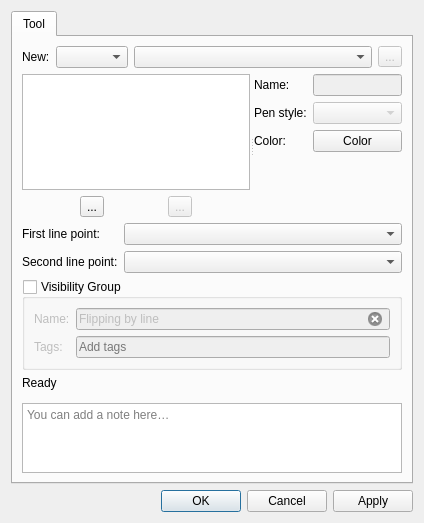
<?xml version="1.0" encoding="UTF-8"?>
<ui version="4.0">
 <class>DialogFlippingByLine</class>
 <widget class="QDialog" name="DialogFlippingByLine">
  <property name="geometry">
   <rect>
    <x>0</x>
    <y>0</y>
    <width>424</width>
    <height>523</height>
   </rect>
  </property>
  <property name="windowTitle">
   <string>Flipping by line</string>
  </property>
  <property name="windowIcon">
   <iconset resource="../../../vmisc/share/resources/icon.qrc">
    <normaloff>:/icon/64x64/icon64x64.png</normaloff>:/icon/64x64/icon64x64.png</iconset>
  </property>
  <layout class="QVBoxLayout" name="verticalLayout_2">
   <item>
    <widget class="QTabWidget" name="tabWidget">
     <property name="currentIndex">
      <number>0</number>
     </property>
     <widget class="QWidget" name="tab">
      <attribute name="title">
       <string>Tool</string>
      </attribute>
      <layout class="QVBoxLayout" name="verticalLayout_4">
       <item>
        <layout class="QHBoxLayout" name="horizontalLayout_5">
         <item>
          <widget class="QLabel" name="label_8">
           <property name="sizePolicy">
            <sizepolicy hsizetype="Preferred" vsizetype="Preferred">
             <horstretch>0</horstretch>
             <verstretch>0</verstretch>
            </sizepolicy>
           </property>
           <property name="text">
            <string>New:</string>
           </property>
          </widget>
         </item>
         <item>
          <widget class="QComboBox" name="comboBoxObjectType">
           <property name="sizePolicy">
            <sizepolicy hsizetype="Preferred" vsizetype="Fixed">
             <horstretch>0</horstretch>
             <verstretch>0</verstretch>
            </sizepolicy>
           </property>
          </widget>
         </item>
         <item>
          <widget class="QComboBox" name="comboBoxNewObject">
           <property name="sizePolicy">
            <sizepolicy hsizetype="Expanding" vsizetype="Fixed">
             <horstretch>0</horstretch>
             <verstretch>0</verstretch>
            </sizepolicy>
           </property>
          </widget>
         </item>
         <item>
          <widget class="QToolButton" name="toolButtonNewObject">
           <property name="enabled">
            <bool>false</bool>
           </property>
           <property name="text">
            <string notr="true">...</string>
           </property>
           <property name="icon">
            <iconset theme="list-add"/>
           </property>
          </widget>
         </item>
        </layout>
       </item>
       <item>
        <widget class="QSplitter" name="splitter">
         <property name="orientation">
          <enum>Qt::Orientation::Horizontal</enum>
         </property>
         <widget class="QWidget" name="layoutWidget">
          <layout class="QVBoxLayout" name="verticalLayout">
           <item>
            <widget class="QListWidget" name="listWidget"/>
           </item>
           <item>
            <layout class="QHBoxLayout" name="horizontalLayout">
             <item>
              <widget class="QToolButton" name="toolButtonBulkRename">
               <property name="text">
                <string notr="true">...</string>
               </property>
               <property name="icon">
                <iconset theme="edit-rename"/>
               </property>
              </widget>
             </item>
             <item>
              <widget class="QToolButton" name="toolButtonRemoveObject">
               <property name="enabled">
                <bool>false</bool>
               </property>
               <property name="text">
                <string notr="true">...</string>
               </property>
               <property name="icon">
                <iconset theme="edit-delete"/>
               </property>
              </widget>
             </item>
            </layout>
           </item>
          </layout>
         </widget>
         <widget class="QWidget" name="formLayoutWidget">
          <layout class="QFormLayout" name="formLayout_2">
           <item row="0" column="0">
            <widget class="QLabel" name="labelName">
             <property name="text">
              <string>Name:</string>
             </property>
            </widget>
           </item>
           <item row="0" column="1">
            <widget class="QLineEdit" name="lineEditName">
             <property name="enabled">
              <bool>false</bool>
             </property>
             <property name="clearButtonEnabled">
              <bool>true</bool>
             </property>
            </widget>
           </item>
           <item row="1" column="0">
            <widget class="QLabel" name="label_7">
             <property name="text">
              <string>Pen style:</string>
             </property>
            </widget>
           </item>
           <item row="1" column="1">
            <widget class="QComboBox" name="comboBoxPenStyle">
             <property name="enabled">
              <bool>false</bool>
             </property>
             <property name="minimumSize">
              <size>
               <width>80</width>
               <height>0</height>
              </size>
             </property>
             <property name="maximumSize">
              <size>
               <width>110</width>
               <height>16777215</height>
              </size>
             </property>
             <property name="sizeAdjustPolicy">
              <enum>QComboBox::SizeAdjustPolicy::AdjustToContents</enum>
             </property>
             <property name="iconSize">
              <size>
               <width>80</width>
               <height>14</height>
              </size>
             </property>
            </widget>
           </item>
           <item row="2" column="0">
            <widget class="QLabel" name="label_6">
             <property name="text">
              <string>Color:</string>
             </property>
            </widget>
           </item>
           <item row="2" column="1">
            <widget class="VPE::QtColorPicker" name="pushButtonColor">
             <property name="text">
              <string notr="true">Color</string>
             </property>
            </widget>
           </item>
          </layout>
         </widget>
        </widget>
       </item>
       <item>
        <layout class="QFormLayout" name="formLayout">
         <item row="0" column="0">
          <widget class="QLabel" name="labelFirstLinePoint">
           <property name="text">
            <string>First line point:</string>
           </property>
          </widget>
         </item>
         <item row="0" column="1">
          <widget class="QComboBox" name="comboBoxFirstLinePoint"/>
         </item>
         <item row="1" column="0">
          <widget class="QLabel" name="labelSecondLinePoint">
           <property name="text">
            <string>Second line point:</string>
           </property>
          </widget>
         </item>
         <item row="1" column="1">
          <widget class="QComboBox" name="comboBoxSecondLinePoint"/>
         </item>
        </layout>
       </item>
       <item>
        <widget class="QGroupBox" name="groupBoxVisibilityGroup">
         <property name="toolTip">
          <string>Enable to create a visibility group from original objects</string>
         </property>
         <property name="title">
          <string>Visibility Group</string>
         </property>
         <property name="checkable">
          <bool>true</bool>
         </property>
         <property name="checked">
          <bool>false</bool>
         </property>
         <layout class="QGridLayout" name="gridLayout">
          <item row="0" column="0">
           <widget class="QLabel" name="labelGroupName">
            <property name="text">
             <string>Name:</string>
            </property>
           </widget>
          </item>
          <item row="0" column="1">
           <widget class="QLineEdit" name="lineEditVisibilityGroup">
            <property name="text">
             <string>Flipping by line</string>
            </property>
            <property name="clearButtonEnabled">
             <bool>true</bool>
            </property>
           </widget>
          </item>
          <item row="1" column="0">
           <widget class="QLabel" name="label">
            <property name="text">
             <string>Tags:</string>
            </property>
           </widget>
          </item>
          <item row="1" column="1">
           <widget class="VCompleterLineEdit" name="lineEditGroupTags">
            <property name="toolTip">
             <string>Separate each tag with comma.</string>
            </property>
            <property name="placeholderText">
             <string>Add tags</string>
            </property>
            <property name="clearButtonEnabled">
             <bool>true</bool>
            </property>
           </widget>
          </item>
         </layout>
        </widget>
       </item>
       <item>
        <widget class="QLabel" name="labelStatus">
         <property name="text">
          <string>Ready</string>
         </property>
        </widget>
       </item>
       <item>
        <layout class="QHBoxLayout" name="notesSeparatorLayout">
         <property name="leftMargin">
          <number>33</number>
         </property>
         <property name="rightMargin">
          <number>33</number>
         </property>
         <item>
          <widget class="QFrame" name="notesSeparator">
           <property name="minimumSize">
            <size>
             <width>0</width>
             <height>1</height>
            </size>
           </property>
           <property name="maximumSize">
            <size>
             <width>16777215</width>
             <height>1</height>
            </size>
           </property>
          </widget>
         </item>
        </layout>
       </item>
       <item>
        <widget class="QPlainTextEdit" name="plainTextEditToolNotes">
         <property name="placeholderText">
          <string>You can add a note here…</string>
         </property>
         <property name="maximumSize">
          <size>
           <width>16777215</width>
           <height>100</height>
          </size>
         </property>
        </widget>
       </item>
      </layout>
     </widget>
    </widget>
   </item>
   <item>
    <widget class="QDialogButtonBox" name="buttonBox">
     <property name="orientation">
      <enum>Qt::Orientation::Horizontal</enum>
     </property>
     <property name="standardButtons">
      <set>QDialogButtonBox::StandardButton::Apply|QDialogButtonBox::StandardButton::Cancel|QDialogButtonBox::StandardButton::Ok</set>
     </property>
    </widget>
   </item>
  </layout>
 </widget>
 <customwidgets>
  <customwidget>
   <class>VPE::QtColorPicker</class>
   <extends>QPushButton</extends>
   <header>../vpropertyexplorer/qtcolorpicker.h</header>
  </customwidget>
  <customwidget>
   <class>VCompleterLineEdit</class>
   <extends>QLineEdit</extends>
   <header>../vwidgets/vlineedit.h</header>
  </customwidget>
 </customwidgets>
 <resources>
  <include location="../../../vmisc/share/resources/icon.qrc"/>
 </resources>
 <connections>
  <connection>
   <sender>buttonBox</sender>
   <signal>accepted()</signal>
   <receiver>DialogFlippingByLine</receiver>
   <slot>accept()</slot>
   <hints>
    <hint type="sourcelabel">
     <x>248</x>
     <y>254</y>
    </hint>
    <hint type="destinationlabel">
     <x>157</x>
     <y>274</y>
    </hint>
   </hints>
  </connection>
  <connection>
   <sender>buttonBox</sender>
   <signal>rejected()</signal>
   <receiver>DialogFlippingByLine</receiver>
   <slot>reject()</slot>
   <hints>
    <hint type="sourcelabel">
     <x>316</x>
     <y>260</y>
    </hint>
    <hint type="destinationlabel">
     <x>286</x>
     <y>274</y>
    </hint>
   </hints>
  </connection>
 </connections>
</ui>
